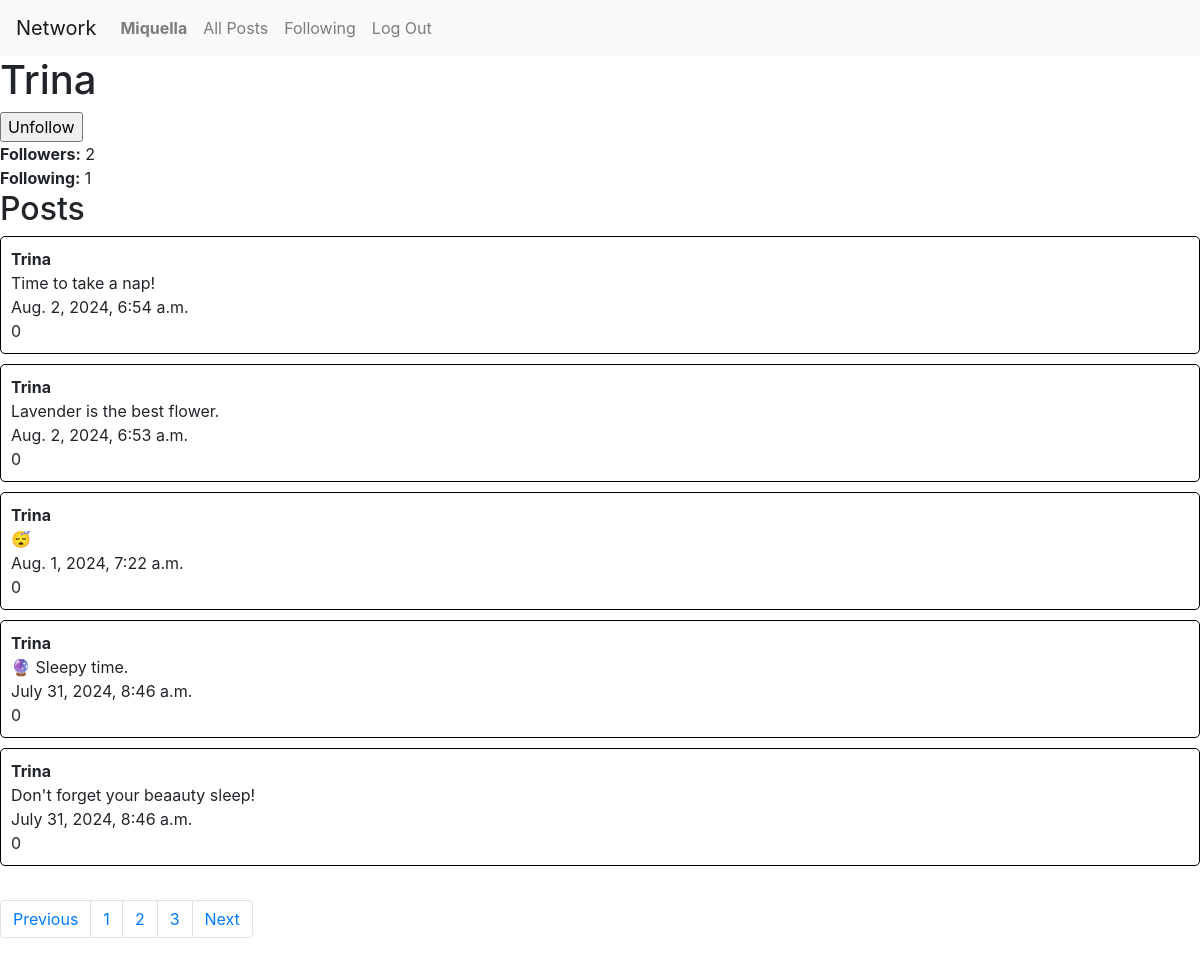
Screenshot of /users/Trina/page2 (signed in) with the database file from the repository.
### network/models.py (models this page shows, shortened)
class User(AbstractUser):
    followers = models.ManyToManyField('self', related_name="following", null=True)
    following = models.ManyToManyField('self', related_name="followers",null=True)

class Post(models.Model):
    user = models.ForeignKey("User", on_delete=models.CASCADE, related_name="posts")
    content = models.TextField(blank=True)
    timestamp = models.DateTimeField(auto_now_add=True)
    likes = models.IntegerField(default=0)

### network/views.py (the view)
# urls.py: path("users/<str:username>/page<int:page_num>", views.user, name="user"),
def user(request, username, page_num):
    user_data = User.objects.filter(username=username)[0]
    posts = Post.objects.filter(user=user_data)
    posts = posts.order_by("-timestamp").all()
    if request.user.id == user_data.id:
        not_user = False
        is_following = None
    else:
        not_user = True
        is_following = request.user.followers.filter(id=user_data.id).exists()
    p = Paginator(posts, 5)
    page_obj = p.get_page(page_num)
    prev_page = None
    has_prev_page = False
    if page_obj.has_previous():
        prev_page = page_obj.previous_page_number()
        has_prev_page = True
    next_page = None
    has_next_page = False
    if page_obj.has_next():
        next_page = page_obj.next_page_number()
        has_next_page = True
    return render(request, 'network/user.html', {
        "user_data": user_data,
        "username": user_data.username,
        "followers": user_data.followers.count(),
        "following": user_data.following.count(),
        "posts": page_obj,
        "not_user": not_user,
        "is_following": is_following,
        "pages": p,
        "has_prev_page": has_prev_page,
        "prev_page": prev_page,
        "has_next_page": has_next_page,
        "next_page": next_page,
    })

### network/templates/network/user.html (shortened to what this page needs)
{% extends "network/layout.html" %}
{% load static %}
{% block body %}
    <h1>{{ username }}</h1>
    <div class="button-container">
        {% if not_user %}
            {% if is_following %}
                <form action="{% url 'unfollow' user_data.id %}" method="post">
                    <input type="submit" value="Unfollow" class="top-btn">
                </form>
            {% else %}
                <form action="{% url 'follow' user_data.id %}" method="post" class="top-btn">
                    {% csrf_token %}
                    <input class="top-btn" type="submit" value="Follow">
                </form>
            {% endif %}
        {% endif %}
    </div>
    <b>Followers:</b> {{ followers }} <br>
    <b>Following:</b> {{ following }}
    <h2>Posts</h2>
    {% for post in posts %}
    <div id="post-container">
        <b>{{ username }}</b> <br>
        {{ post.content }} <br>
        {{ post.timestamp }} <br>
        {{ post.likes }} <br>
    </div>
    {% endfor %}
    <br>
    <nav aria-label="Page navigation example">
        <ul class="pagination">
            {% if has_prev_page %}
                <li class="page-item"><a class="page-link" href="{% url 'user' username prev_page%}">Previous</a></li>
            {% endif %}
          {% for page in pages %}
            <li class="page-item"><a class="page-link"  href="{% url 'user' username page.number%}">{{ page.number }}</a></li>
          {% endfor %}
          {% if has_next_page %}
            <li class="page-item"><a class="page-link" href="{% url 'user' username next_page %}">Next</a></li>
          {% endif  %}
        </ul>
      </nav>
{% endblock %}

### network/templates/network/layout.html (shortened to what this page needs)
{% load static %}
<!DOCTYPE html>
<html lang="en">
    <head>
        <link rel="stylesheet" href="https://stackpath.bootstrapcdn.com/bootstrap/4.4.1/css/bootstrap.min.css">
        <link href="{% static 'network/styles2.css' %}" rel="stylesheet">
    </head>
    <body>
        <nav class="navbar navbar-expand-lg navbar-light bg-light">
            <a class="navbar-brand" href="#">Network</a>
            <div>
              <ul class="navbar-nav mr-auto">
                {% if user.is_authenticated %}
                    <li class="nav-item">
                        <a id="nav-username" class="nav-link" href="{% url 'user' user.username 1 %}"><strong>{{ user.username }}</strong></a>
                    </li>
                {% endif %}
                <li class="nav-item">
                  <a class="nav-link" href="{% url 'index' %}">All Posts</a>
                </li>
                {% if user.is_authenticated %}
                    <li class="nav-item">
                        <a class="nav-link" href="{% url 'following' 1%}">Following</a>
                    </li>
                    <li class="nav-item">
                        <a class="nav-link" href="{% url 'logout' %}">Log Out</a>
                    </li>
                {% endif %}
              </ul>
            </div>
          </nav>
        <div class="body">
            {% block body %}
            {% endblock %}
        </div>
    </body>
</html>

### network/static/network/styles2.css (style rules this page uses)
#post-container { align-items: center; border: 1px solid black; padding: 10px; margin-bottom: 10px; border-radius: 5px; }

### rows the page displays
User: username "Miquella"
User: username "Trina"
Post: content "Time to take a nap!", timestamp "Aug. 2, 2024, 6:54 a.m.", likes "0"
Post: content "Lavender is the best flower.", timestamp "Aug. 2, 2024, 6:53 a.m.", likes "0"
Post: content "😴", timestamp "Aug. 1, 2024, 7:22 a.m.", likes "0"
Post: content "🔮 Sleepy time.", timestamp "July 31, 2024, 8:46 a.m.", likes "0"
Post: content "Don't forget your beaauty sleep!", timestamp "July 31, 2024, 8:46 a.m.", likes "0"

### other values shown
{{ followers }} "2"
{{ following }} "1"
{{ page.number }} "1" "2" "3"
